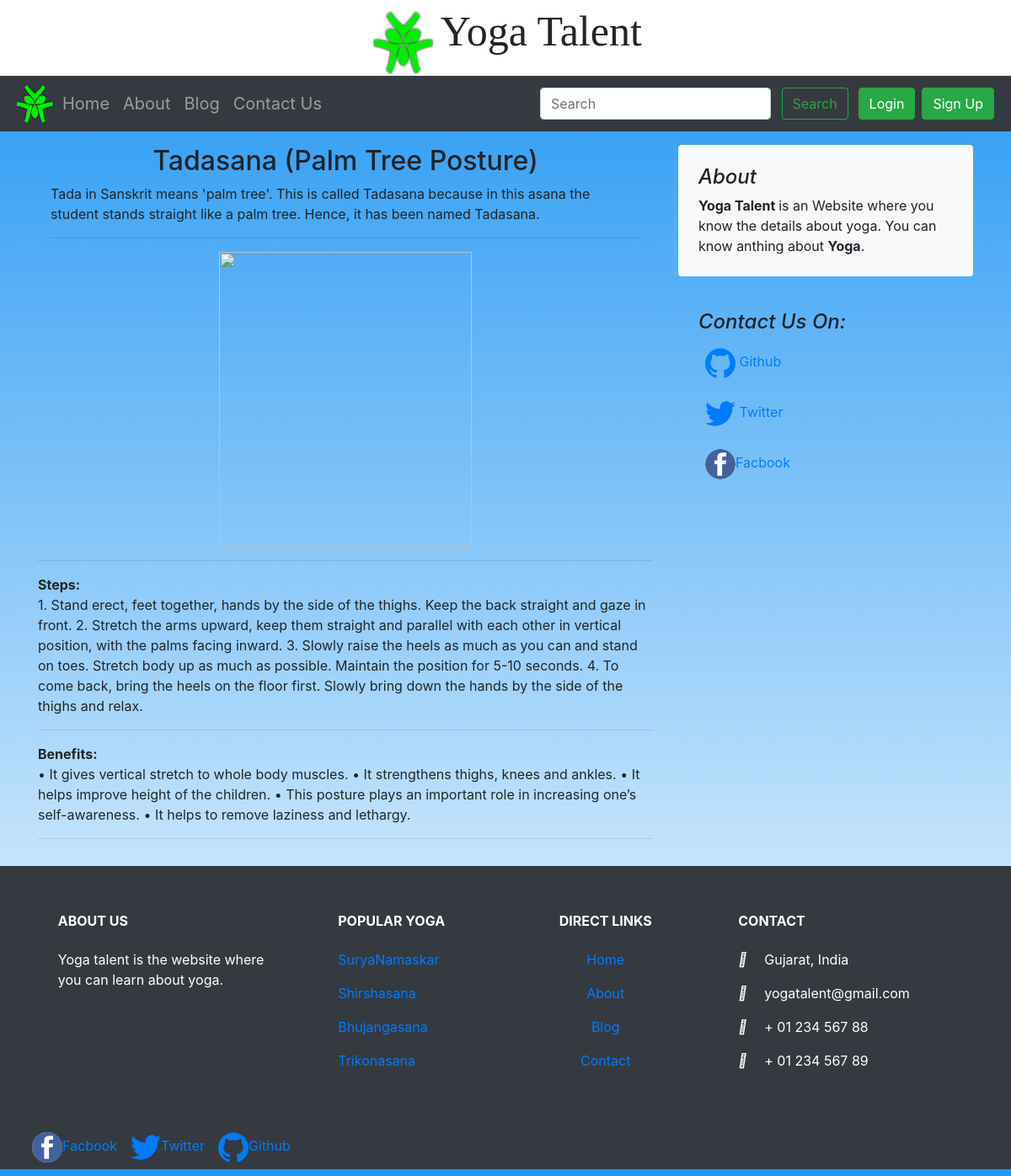
Page /blog/_tadasana on the committed database.
### blog/models.py (models this page shows, shortened)
class Post(models.Model):
    sno = models.AutoField(primary_key=True)
    title = models.CharField(max_length=500)
    content = models.TextField()
    slug = models.CharField(max_length=150)
    steps= models.TextField()
    benefit = models.TextField()
    image = models.ImageField(blank = True)
    image1 = models.ImageField(blank = True)
    image2= models.ImageField(blank = True)
    image3 = models.ImageField(blank = True)
    image4= models.ImageField(blank = True)

### blog/views.py (the view)
# urls.py: path('<str:slug>', views.blogPost, name='blogPost'),
def blogPost(request, slug):
    post = Post.objects.filter(slug=slug).first()
    comments = BlogComment.objects.filter(post=post, parent=None)
    replies = BlogComment.objects.filter(post=post).exclude(parent=None)
    replyDict={}
    for reply in replies:
        if reply.parent.sno not in replyDict.keys():
            replyDict[reply.parent.sno] = [reply]
        else:
            replyDict[reply.parent.sno].append(reply)
    context = {"post":post, 'comments':comments, 'user':request.user, 'replyDict':replyDict}
    return render(request, "blog/blogPost.html", context)

### templates/blog/blogPost.html (shortened to what this page needs)
{% extends 'base.html' %}
{% block body %}
{% load static %}
<div class="container my-3">
        <div class="row mt-3">
                <div class="col-md-8 blog-main">
                        <div class="blog-post">
                        <h2 class="blog-post-title" align="center">{{post.title}}</h2>
                            <div class="container">
                                    <p>{{post.content|safe}}</p><hr></div>
                            <div class="col-auto d-none d-lg-block m-3" align="center">
                                    <img src="{% static 'images/{{post.image}}' %}" width="300px" height="350px">
                            </div>
                            <hr>
                            <b>Steps:</b><p>{{post.steps}}</p><hr>
                            <b>Benefits:</b><p>{{post.benefit}}</p><hr>
                        </div>
                </div>
                <aside class="col-md-4 blog-sidebar">
                  <div class="p-4 mb-3 bg-light rounded">
                    <h4 class="font-italic">About</h4>
                    <p class="mb-0"> <strong>Yoga Talent </strong>is an Website where you know the details about yoga. You can know anthing about <strong>Yoga</strong>. </p>
                  </div>
                  <div class="p-4">
                    <h4 class="font-italic">Contact Us On:</h4>
                    <ol class="list-unstyled">
                      <li class="nav-item">
                        <a class="nav-link px-1 mx-1 py-3 my-n2" href="https://github.com/twbs" target="_blank" rel="noopener" aria-label="GitHub">
                        Github</a>
                      </li>
                      <li class="nav-item">
                        <a class="nav-link px-1 mx-1 py-3 my-n2" href="https://twitter.com/getbootstrap" target="_blank" rel="noopener" aria-label="Twitter">
                        Twitter</a>
                      </li>
                      <li class="nav-item">
                        <a class="nav-link px-1 mx-1 py-3 my-n2" href="https://facebook.com" target="_blank" rel="noopener" aria-label="Facebook">
                          <img  src="{% static 'icons/facebook.jpg' %}" style="border-radius:50%"  width="36" height="36"  viewBox="0 0 512 416.32" role="img"><title>Facebook</title></img>Facbook</a>
                      </li>
                    </ol>
                  </div>
                </aside>
        </div>
</div>
{% endblock %}

### yoga/static/css/home.css (style rules this page uses)
body { background: linear-gradient(0deg,#fff, #2196F3); }

### yoga/static/css/contact.css (style rules this page uses)
* { box-sizing: border-box; }
.row:after { content: ""; display: table; clear: both; }

### yoga/static/css/about.css (style rules this page uses)
.row { display: -ms-flexbox; display: flex; -ms-flex-wrap: wrap; flex-wrap: wrap; }

### rows in the picture
Post: title "Tadasana (Palm Tree Posture)", content "Tada in Sanskrit means 'palm tree'. This is called Tadasana because in this asana the student stands straight like a palm tree. Hence, it has been named Tadasana.", steps "1. Stand erect, feet together, hands by the side of the thighs. Keep the back straight and gaze in front. 2. Stretch the arms upward, keep them straight and parallel with each other in vertical position, with the palms facing inward. 3. Slowly raise the heels as much as you can and stand on toes. Stretch body up as much as possible. Maintain the position for 5-10 seconds. 4. To come back, bring the heels on the floor first. Slowly bring down the hands by the side of the thighs and relax.", benefit "• It gives vertical stretch to whole body muscles. • It strengthens thighs, knees and ankles. • It helps improve height of the children. • This posture plays an important role in increasing one’s self-awareness. • It helps to remove laziness and lethargy."
